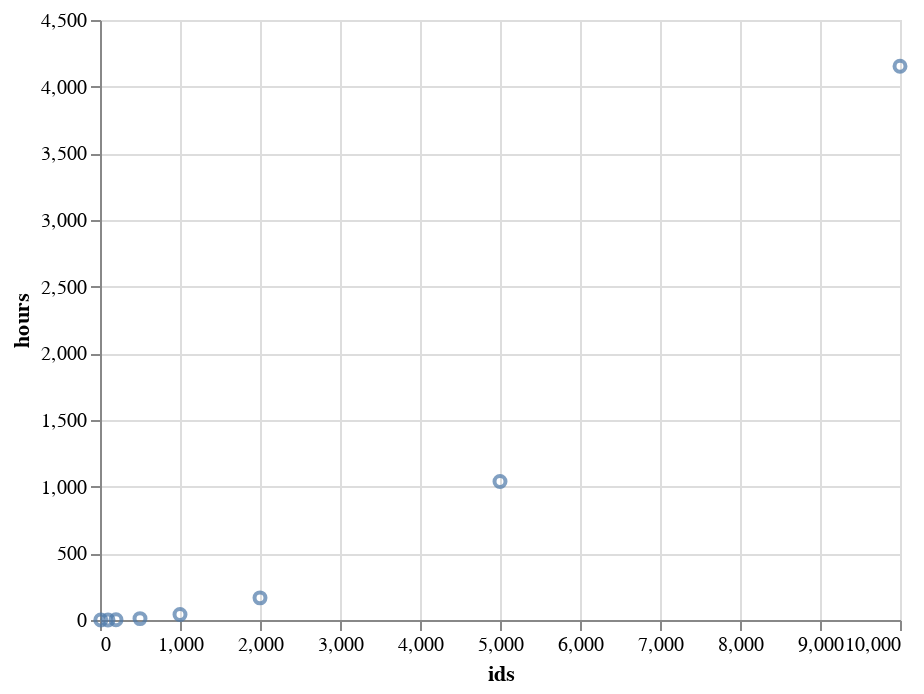

The cell this chart's notebook holds for it:
### Code cell
alt.Chart(df).mark_point().encode(
    x='ids',
    y='hours'
)

### Figure 1 — Vega-Lite specification as saved in the notebook (floating-point values rounded to 4 significant figures)
{"$schema": "https://vega.github.io/schema/vega-lite/v3.3.0.json", "config": {"mark": {"tooltip": null}, "view": {"height": 300, "width": 400}}, "data": {"name": "data-dadd0a22678e1915f32f7f22059da7ed"}, "datasets": {"data-dadd0a22678e1915f32f7f22059da7ed": [{"hours": 0.003738, "ids": 10, "pairs": 45, "seconds": 13.46}, {"hours": 0.4112, "ids": 100, "pairs": 4950, "seconds": 1480.0}, {"hours": 1.653, "ids": 200, "pairs": 19900, "seconds": 5951.0}, {"hours": 10.36, "ids": 500, "pairs": 124750, "seconds": 37310.0}, {"hours": 41.49, "ids": 1000, "pairs": 499500, "seconds": 149400.0}, {"hours": 166.1, "ids": 2000, "pairs": 1999000, "seconds": 597800.0}, {"hours": 1038.0, "ids": 5000, "pairs": 12497500, "seconds": 3737000.0}, {"hours": 4153.0, "ids": 10000, "pairs": 49995000, "seconds": 14950000.0}]}, "encoding": {"x": {"field": "ids", "type": "quantitative"}, "y": {"field": "hours", "type": "quantitative"}}, "mark": "point"}
